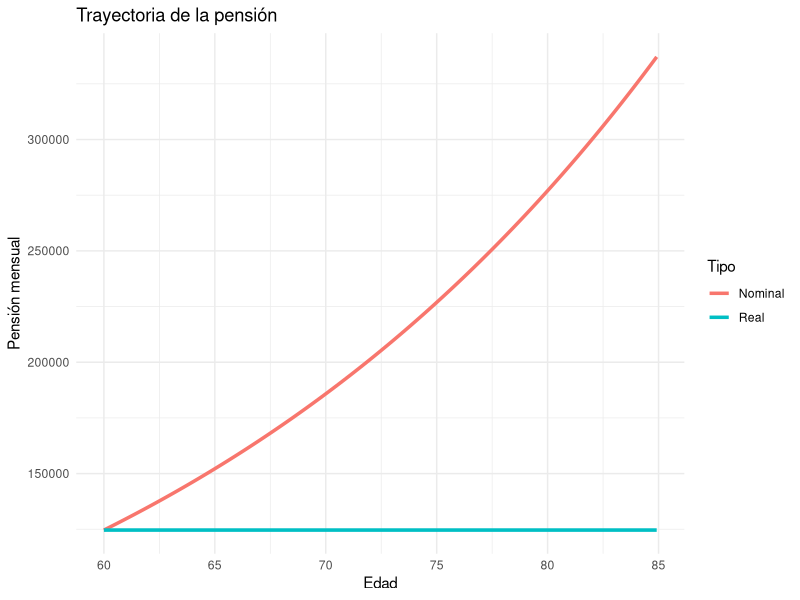
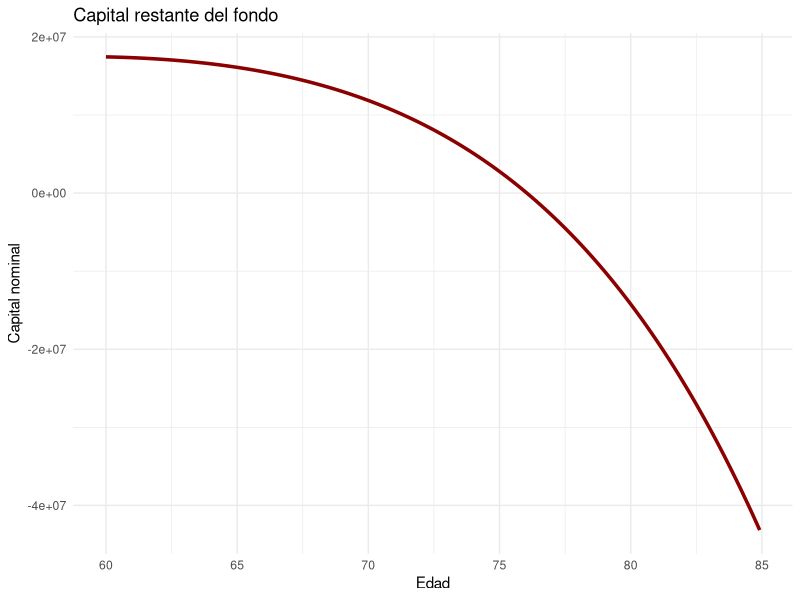

The R source for these figures, in order:
library(tidyverse)

# =========================
# PARAMETROS
# =========================

edad_inicio <- 20
edad_retiro <- 60
edad_muerte <- 85

salario_inicial <- 30000

crec_real_salario <- 0.01
inflacion <- 0.04

cotizacion <- 0.084

rendimiento_real <- 0.04
tasa_tecnica_real <- 0.03

# conversion a tasas nominales

rendimiento_nominal <- (1+rendimiento_real)*(1+inflacion)-1
tasa_tecnica_nominal <- (1+tasa_tecnica_real)*(1+inflacion)-1

meses_trabajo <- (edad_retiro-edad_inicio)*12
meses_retiro <- (edad_muerte-edad_retiro)*12

# =========================
# ACUMULACION DEL FONDO
# =========================

edad <- seq(edad_inicio, edad_retiro-1/12, by=1/12)

crec_nominal_salario <- (1+crec_real_salario)*(1+inflacion)-1

salario <- salario_inicial*(1+crec_nominal_salario)^(edad-edad_inicio)

aporte <- salario*cotizacion

fondo <- numeric(length(edad))

for(i in 2:length(fondo)){
  
  fondo[i] <- fondo[i-1]*(1+rendimiento_nominal/12) + aporte[i]
  
}

capital <- tail(fondo,1)

cat("Capital nominal al retiro:", round(capital),"\n")

# =========================
# RETIRO PROGRAMADO
# =========================

edad_pension <- seq(edad_retiro, edad_muerte-1/12, by=1/12)

pension <- numeric(meses_retiro)
fondo_retiro <- numeric(meses_retiro)

fondo_retiro[1] <- capital

for(t in 1:meses_retiro){
  
  if(t==1 | (t-1)%%12==0){
    
    vida_restante <- meses_retiro - t + 1
    
    anualidad <- sum(1/(1+tasa_tecnica_nominal/12)^(1:vida_restante))
    
    pension_base <- fondo_retiro[t]/anualidad
    
  }
  
  if(t==1){
    
    pension[t] <- pension_base
    
  } else {
    
    pension[t] <- pension[t-1]*(1+inflacion/12)
    
  }
  
  if(t < meses_retiro){
    
    fondo_retiro[t+1] <- fondo_retiro[t]*(1+rendimiento_nominal/12) - pension[t]
    
  }
  
}

# =========================
# CALCULO PENSION REAL
# =========================

inflacion_acum <- (1+inflacion/12)^(0:(meses_retiro-1))

pension_real <- pension / inflacion_acum

# =========================
# DATAFRAME FINAL
# =========================

df <- data.frame(
  
  edad = edad_pension,
  pension_nominal = pension,
  pension_real = pension_real,
  fondo = fondo_retiro
  
)

# =========================
# GRAFICO PENSION
# =========================

ggplot(df,aes(x=edad))+
  
  geom_line(aes(y=pension_nominal,color="Nominal"),size=1.2)+
  
  geom_line(aes(y=pension_real,color="Real"),size=1.2)+
  
  labs(
    title="Trayectoria de la pensión",
    x="Edad",
    y="Pensión mensual",
    color="Tipo"
  )+
  
  theme_minimal()

# =========================
# GRAFICO CAPITAL
# =========================

ggplot(df,aes(x=edad,y=fondo))+
  
  geom_line(size=1.2,color="darkred")+
  
  labs(
    title="Capital restante del fondo",
    x="Edad",
    y="Capital nominal"
  )+
  
  theme_minimal()
